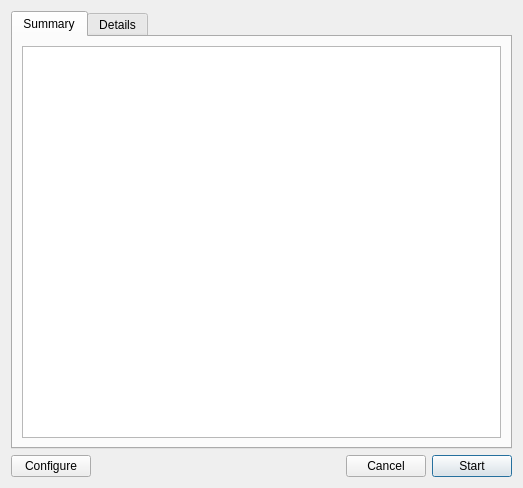
<?xml version="1.0" encoding="UTF-8"?>
<ui version="4.0">
 <class>QuickExptDialog</class>
 <widget class="QDialog" name="QuickExptDialog">
  <property name="geometry">
   <rect>
    <x>0</x>
    <y>0</y>
    <width>523</width>
    <height>488</height>
   </rect>
  </property>
  <property name="windowTitle">
   <string>Quick Experiment Setup</string>
  </property>
  <property name="windowIcon">
   <iconset resource="resources.qrc">
    <normaloff>:/icons/bc.png</normaloff>:/icons/bc.png</iconset>
  </property>
  <layout class="QVBoxLayout" name="verticalLayout">
   <item>
    <widget class="QTabWidget" name="tabWidget">
     <property name="currentIndex">
      <number>0</number>
     </property>
     <widget class="QWidget" name="summaryTab">
      <attribute name="title">
       <string>Summary</string>
      </attribute>
      <layout class="QVBoxLayout" name="verticalLayout_2">
       <item>
        <widget class="QTextEdit" name="textEdit">
         <property name="readOnly">
          <bool>true</bool>
         </property>
        </widget>
       </item>
      </layout>
     </widget>
     <widget class="QWidget" name="detailsTab">
      <attribute name="title">
       <string>Details</string>
      </attribute>
      <layout class="QVBoxLayout" name="verticalLayout_3">
       <item>
        <widget class="QTableWidget" name="tableWidget"/>
       </item>
      </layout>
     </widget>
    </widget>
   </item>
   <item>
    <layout class="QHBoxLayout" name="horizontalLayout">
     <item>
      <widget class="QPushButton" name="configureButton">
       <property name="text">
        <string>Configure</string>
       </property>
       <property name="icon">
        <iconset resource="resources.qrc">
         <normaloff>:/icons/configure.png</normaloff>:/icons/configure.png</iconset>
       </property>
       <property name="iconSize">
        <size>
         <width>15</width>
         <height>15</height>
        </size>
       </property>
      </widget>
     </item>
     <item>
      <spacer name="horizontalSpacer">
       <property name="orientation">
        <enum>Qt::Horizontal</enum>
       </property>
       <property name="sizeHint" stdset="0">
        <size>
         <width>40</width>
         <height>20</height>
        </size>
       </property>
      </spacer>
     </item>
     <item>
      <widget class="QPushButton" name="cancelButton">
       <property name="text">
        <string>Cancel</string>
       </property>
       <property name="icon">
        <iconset resource="resources.qrc">
         <normaloff>:/icons/abort.png</normaloff>:/icons/abort.png</iconset>
       </property>
       <property name="iconSize">
        <size>
         <width>15</width>
         <height>15</height>
        </size>
       </property>
      </widget>
     </item>
     <item>
      <widget class="QPushButton" name="startButton">
       <property name="text">
        <string>Start</string>
       </property>
       <property name="icon">
        <iconset resource="resources.qrc">
         <normaloff>:/icons/start.png</normaloff>:/icons/start.png</iconset>
       </property>
       <property name="iconSize">
        <size>
         <width>15</width>
         <height>15</height>
        </size>
       </property>
       <property name="default">
        <bool>true</bool>
       </property>
      </widget>
     </item>
    </layout>
   </item>
  </layout>
 </widget>
 <resources>
  <include location="resources.qrc"/>
 </resources>
 <connections/>
</ui>
